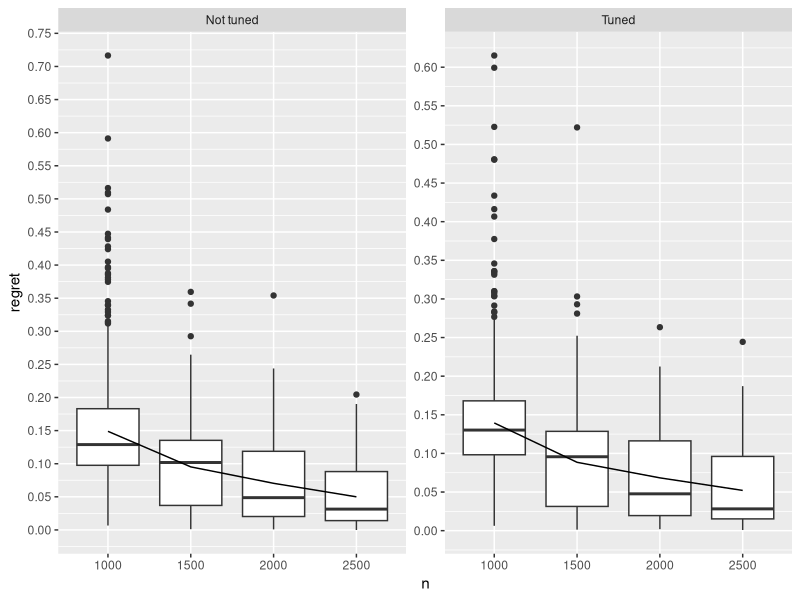
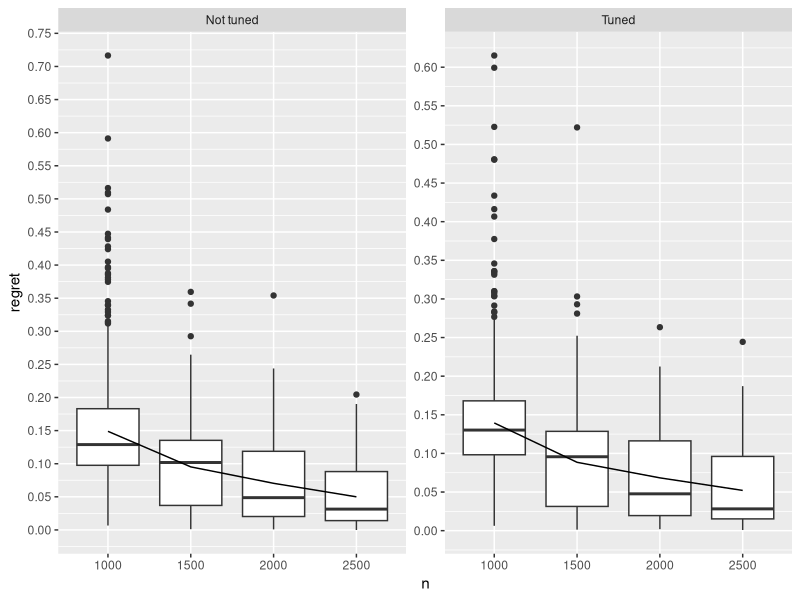

R code for these plots, in order:
library(ggplot2)
df <- read.csv("check_replication_mapl_out.csv")
df$n <- as.factor(df$n)
df <- do.call(
  rbind,
  by(df, INDICES = list(df$n, df$tune.parameters), FUN = function(data) {
    data$regret.mean <- mean(data$regret)
    data
  })
)
df$tune.parameters <- ifelse(df$tune.parameters == "all", "Tuned", "Not tuned")

ggplot(df, aes(x = n, y = regret)) +
  geom_boxplot() +
  facet_wrap(. ~ tune.parameters, scales = "free_y") +
  geom_line(aes(x = as.numeric(n), y = regret.mean)) +
  scale_y_continuous(breaks = scales::pretty_breaks(n = 12))
ggsave("check_replication_mapl_6.4.2.CAIPWL-opt.png", width = 6.6, height = 5)
